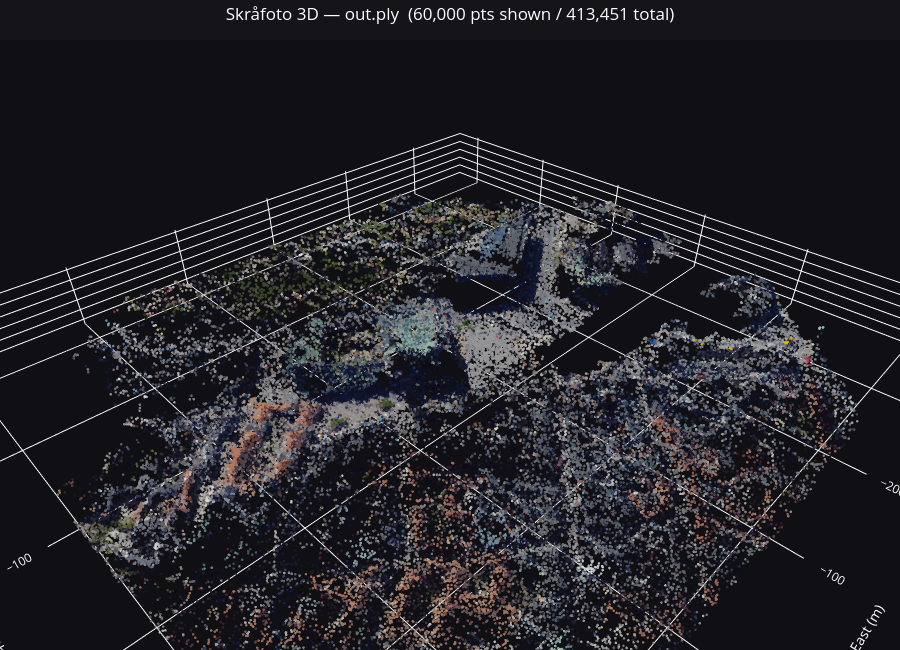

Source (notebook cell):
### Markdown cell above
---
### Quick viewer — open any PLY directly

Run the cell below to load an existing PLY file without re-running reconstruction.

### Code cell
view_pointcloud("out.ply").show()

### Figure 1 — Plotly figure (JSON) as saved in the notebook; plotly's stock layout.template omitted (floating-point values rounded to 4 significant figures; data arrays with more than 128 entries replaced by an {"elided": "..."} marker saying what was removed)
{"data": [{"hoverinfo": "skip", "marker": {"color": {"elided": "60000 str values"}, "opacity": 0.85, "size": 1.5}, "mode": "markers", "type": "scatter3d", "x": {"elided": "60000 float values"}, "y": {"elided": "60000 float values"}, "z": {"elided": "60000 float values"}}], "layout": {"font": {"color": "white"}, "height": 650, "margin": {"b": 0, "l": 0, "r": 0, "t": 40}, "paper_bgcolor": "rgb(20,20,25)", "scene": {"aspectmode": "data", "bgcolor": "rgb(15,15,20)", "xaxis": {"color": "white", "showbackground": false, "title": {"text": "East (m)"}}, "yaxis": {"color": "white", "showbackground": false, "title": {"text": "North (m)"}}, "zaxis": {"color": "white", "showbackground": false, "title": {"text": "Up (m)"}}}, "title": {"text": "Skråfoto 3D — out.ply  (60,000 pts shown / 413,451 total)", "x": 0.5}}}
